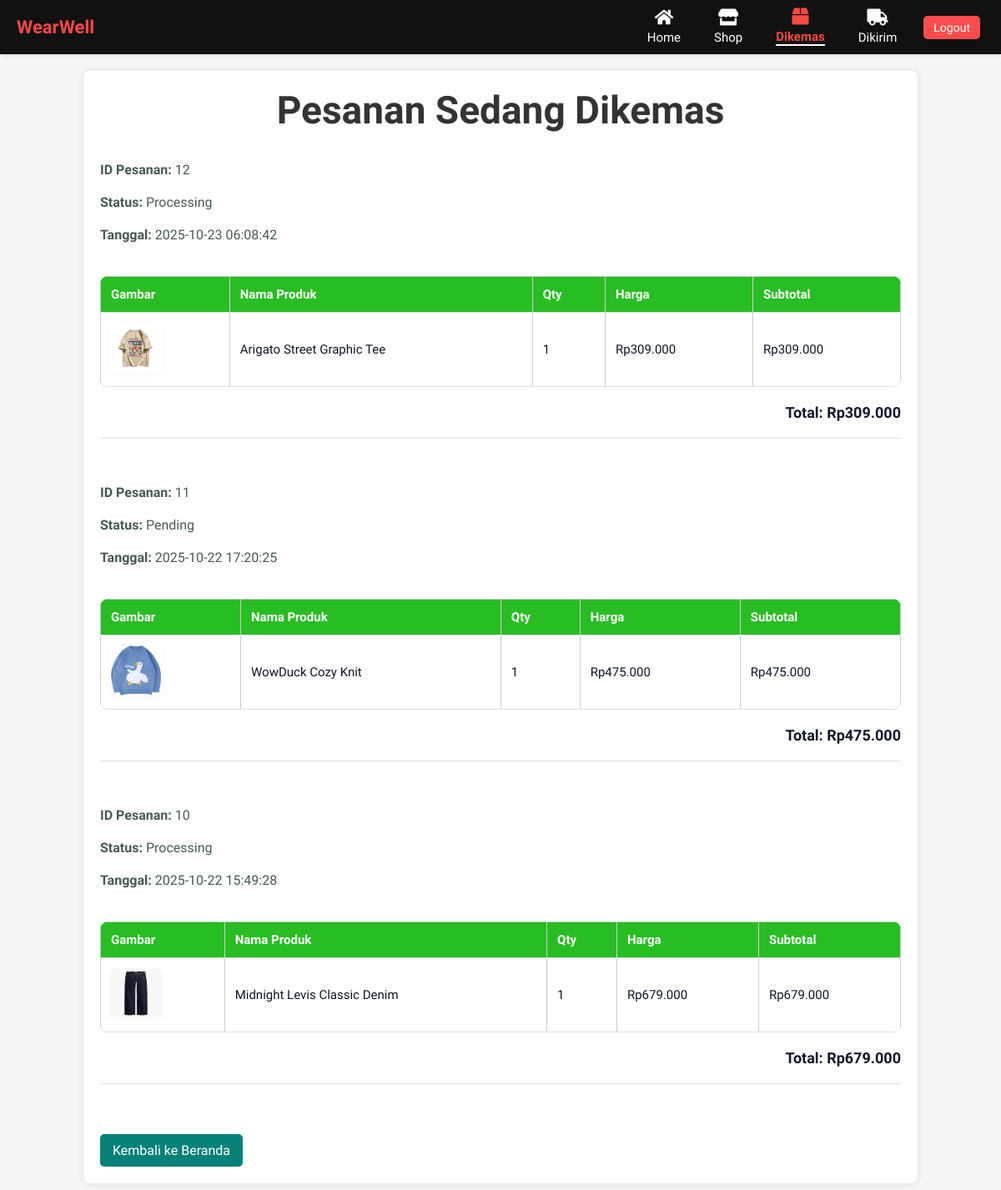
Screenshot of /WearWell/dikemas.php (signed in) with the database file from the repository.
### tables this page shows
CREATE TABLE `orders` (
  `id_orders` int(11) NOT NULL,
  `id_users` int(11) DEFAULT NULL,
  `total` decimal(10,2) DEFAULT NULL,
  `status` enum('Pending','Processing','Shipped','Completed','Canceled') DEFAULT 'Pending',
  `created_at` timestamp NOT NULL DEFAULT current_timestamp()
);

CREATE TABLE `order_items` (
  `id_items` int(11) NOT NULL,
  `id_orders` int(11) DEFAULT NULL,
  `id_products` int(11) DEFAULT NULL,
  `quantity` int(11) DEFAULT NULL,
  `price` decimal(10,2) DEFAULT NULL
);

CREATE TABLE `products` (
  `id` int(11) NOT NULL,
  `seller_id` int(11) NOT NULL,
  `category_id` int(11) DEFAULT NULL,
  `name` varchar(200) DEFAULT NULL,
  `price` decimal(10,2) DEFAULT NULL,
  `stock` int(11) DEFAULT 0,
  `image` varchar(255) DEFAULT NULL,
  `created_at` timestamp NOT NULL DEFAULT current_timestamp(),
  `size` varchar(5) DEFAULT 'M',
  `description` text DEFAULT NULL
);

### WearWell/dikemas.php (the view, shortened to what this page needs)
<?php
include 'backend/config.php';
$user_id = $_SESSION['user_id'];
$stmt = $conn->prepare("
    SELECT * FROM orders
    WHERE id_users = ? AND status IN ('Pending','Processing')
    ORDER BY id_orders DESC
");
$stmt->bind_param("i", $user_id);
$stmt->execute();
$orders = $stmt->get_result()->fetch_all(MYSQLI_ASSOC);
?>
<!DOCTYPE html>
<html lang="id">
<head>
<link rel="stylesheet" href="https://pro.fontawesome.com/releases/v5.10.0/css/all.css" />
<link rel="stylesheet" href="style.css" />
</head>
<body>
<div class="navbar">
    <span class="logo">WearWell</span>
    <div class="menu">
        <a href="dashboard_user.php"><i class="fas fa-home"></i> Home</a>
        <a href="shop_user.php"><i class="fas fa-store"></i> Shop</a>
        <a class="active" href="dikemas.php"><i class="fas fa-box"></i> Dikemas</a>
        <a href="dikirim.php"><i class="fas fa-truck"></i> Dikirim</a>
        <form action="logout.php" method="POST" style="display:inline;">
            <button type="submit" class="btn btn-logout">Logout</button>
        </form>
    </div>
</div>
<div class="container">
    <h2>Pesanan Sedang Dikemas</h2>
    <?php if(count($orders) > 0): ?>
        <?php foreach($orders as $order): ?>
            <div class="order-section">
                <div class="order-header">
                    <div>
                        <p><strong>ID Pesanan:</strong> <?= $order['id_orders'] ?></p>
                        <p><strong>Status:</strong> <?= htmlspecialchars($order['status']) ?></p>
                        <p><strong>Tanggal:</strong> <?= $order['created_at'] ?></p>
                    </div>
                </div>
                <?php
                $stmtItems = $conn->prepare("
                    SELECT oi.*, p.name, p.image
                    FROM order_items oi
                    JOIN products p ON oi.id_products = p.id
                    WHERE oi.id_orders = ?
                ");
                $stmtItems->bind_param("i", $order['id_orders']);
                $stmtItems->execute();
                $items = $stmtItems->get_result();
                $total = 0;
                ?>
                <table>
                    <thead>
                        <tr>
                            <th>Gambar</th>
                            <th>Nama Produk</th>
                            <th>Qty</th>
                            <th>Harga</th>
                            <th>Subtotal</th>
                        </tr>
                    </thead>
                    <tbody>
                        <?php while($row = $items->fetch_assoc()):
                            $price = $row['price'] ?? 0;
                            $qty = $row['quantity'] ?? 1;
                            $subtotal = $price * $qty;
                            $total += $subtotal;
                            $img = (isset($row['image']) && file_exists('uploads/'.$row['image'])) ? 'uploads/'.$row['image'] : 'uploads/no-image.png';
                        ?>
                        <tr>
                            <td><img src="<?= htmlspecialchars($img) ?>" alt="<?= htmlspecialchars($row['name']) ?>" style="width:60px;height:60px;"></td>
                            <td><?= htmlspecialchars($row['name']) ?></td>
                            <td><?= $qty ?></td>
                            <td>Rp<?= number_format($price,0,',','.') ?></td>
                            <td>Rp<?= number_format($subtotal,0,',','.') ?></td>
                        </tr>
                        <?php endwhile; ?>
                    </tbody>
                </table>
                <div class="total">Total: Rp<?= number_format($total,0,',','.') ?></div>
            </div>
        <?php endforeach; ?>
    <?php else: ?>
        <p>Tidak ada pesanan yang sedang dikemas.</p>
    <?php endif; ?>
    <a href="dashboard_user.php" class="button">Kembali ke Beranda</a>
</div>
</body>
</html>

### rows the page displays
orders: id_orders "12", status "Processing", created_at "2025-10-23 06:08:42", total "309.000"
order_items: id_products.image (picture), id_products.name "Arigato Street Graphic Tee", quantity "1", price "309.000", subtotal "309.000"
orders: id_orders "11", status "Pending", created_at "2025-10-22 17:20:25", total "475.000"
order_items: id_products.image (picture), id_products.name "WowDuck Cozy Knit", quantity "1", price "475.000", subtotal "475.000"
orders: id_orders "10", status "Processing", created_at "2025-10-22 15:49:28", total "679.000"
order_items: id_products.image (picture), id_products.name "Midnight Levis Classic Denim", quantity "1", price "679.000", subtotal "679.000"
